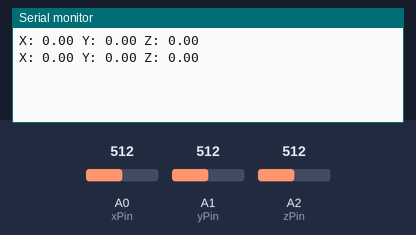
The sketch below on a simulated Arduino Uno, built with avr-gcc and run on an emulated ATmega328P. Shown: the last lines printed to the serial monitor. The test bench sets the inputs (shaded band); at power-on: A0 (xPin) = 512, A1 (yPin) = 512, A2 (zPin) = 512.

Above: at 1.8 s.
1.9 s: A0 (xPin) set to 716
At 2.8 s:
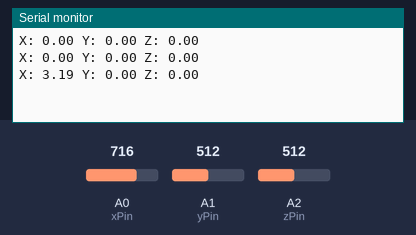
3.4 s: A1 (yPin) set to 716
At 4.6 s:
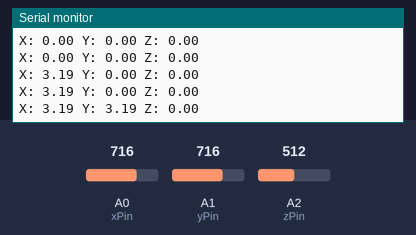
4.9 s: A2 (zPin) set to 716
At 5.5 s:
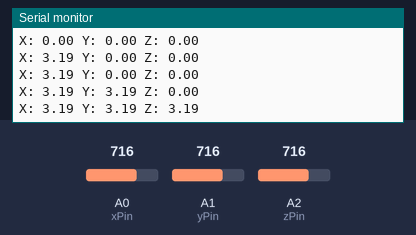
6.4 s: A0 (xPin) set to 900
At 7.7 s:
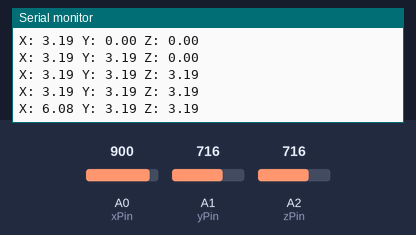
7.9 s: A1 (yPin) set to 900
At 8.8 s:
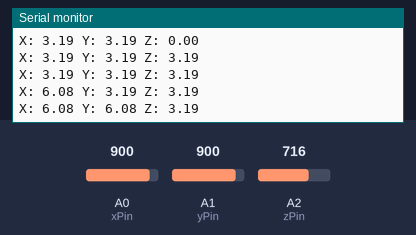
9.4 s: A2 (zPin) set to 900
At 10.8 s:
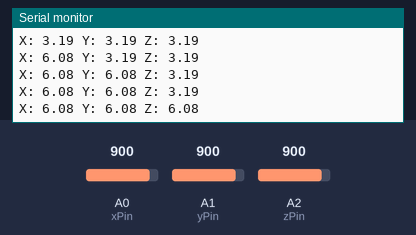
Timing chart, 0 to 11.9 s (numbered marks = the images above; inputs shaded):
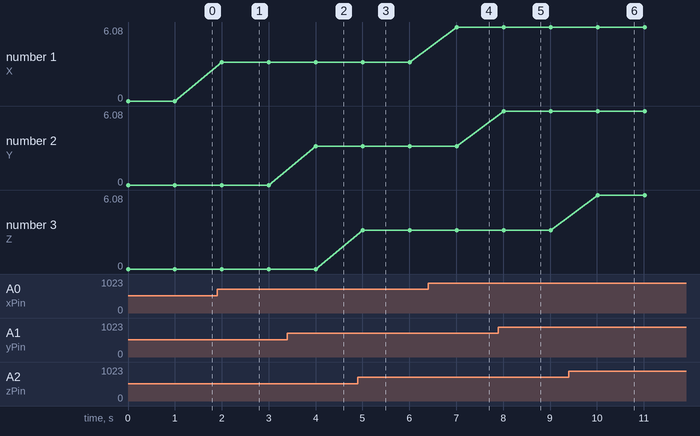

Measured:
- after the input at 1.9 s, the serial monitor: prints a new line after 0.10 s (image 1)
- after the input at 3.4 s, the serial monitor: prints a new line after 0.61 s (image 2)
- after the input at 4.9 s, the serial monitor: prints a new line after 0.11 s (image 3)
- after the input at 6.4 s, the serial monitor: prints a new line after 0.61 s (image 4)
- after the input at 7.9 s, the serial monitor: prints a new line after 0.11 s (image 5)
- after the input at 9.4 s, the serial monitor: prints a new line after 0.62 s (image 6)
- plotted number 1: 0 → 3.19 after the input at 1.9 s, 3.19 → 6.08 after the input at 6.4 s

The sketch:

Accelerometer.ino
```cpp
const int xPin = A0;
const int yPin = A1;
const int zPin = A2;

const float sensitivity = 0.206;

void setup() {
  // put your setup code here, to run once:
  analogReference(EXTERNAL);
  Serial.begin(9600);


}

void loop() {
  // put your main code here, to run repeatedly:

  float x;
  float y;
  float z;


  x = (analogRead(xPin) - 512) * 3.3 / (sensitivity * 1023);
  y = (analogRead(yPin) - 512) *3.3 / (sensitivity * 1023);
  z = (analogRead(zPin) - 512) *3.3 / (sensitivity * 1023);


  Serial.print("X: ");
  Serial.print(x);
  Serial.print(" Y: ");
  Serial.print(y);
  Serial.print(" Z: ");
  Serial.println(z);


  delay(1000);


}
```
